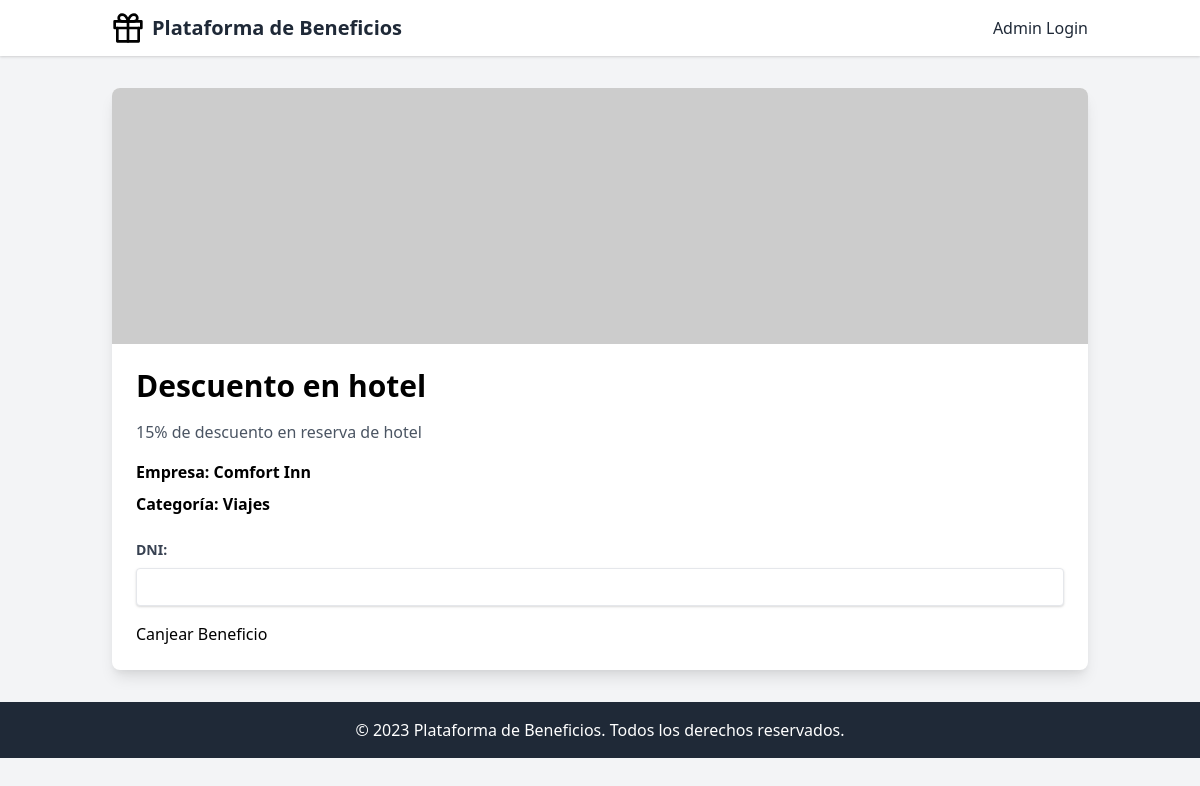
The app's page /benefit/7, older data.
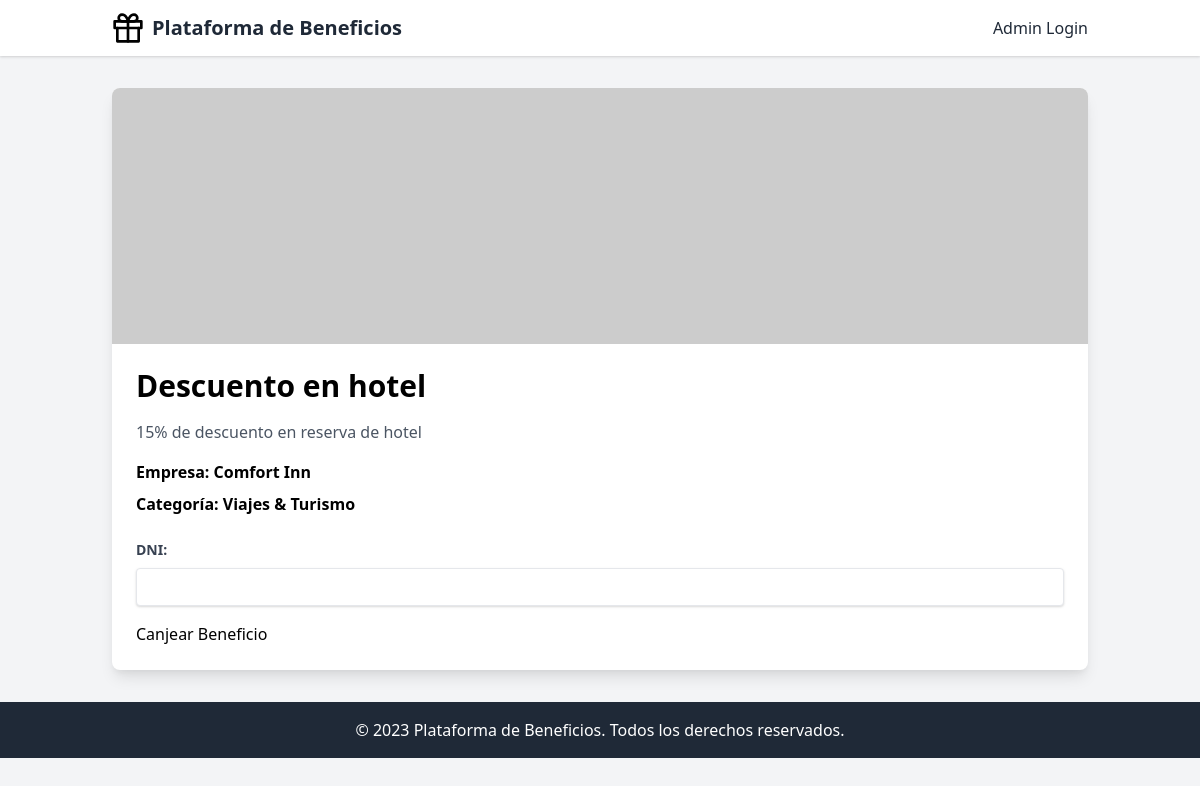
The same page, newer data.
### app/models.py (models this page shows)
class Category(db.Model):
    id = db.Column(db.Integer, primary_key=True)
    name = db.Column(db.String(64), index=True, unique=True)
    image_url = db.Column(db.String(256))
    benefits = db.relationship('Benefit', backref='category', lazy='dynamic')

### app/main/routes.py (the view)
@bp.route('/benefit/<int:id>')
def benefit(id):
    benefit = Benefit.query.get_or_404(id)
    return render_template('benefit.html', benefit=benefit)

### templates/benefit.html (shortened to what this page needs)
{% extends "base.html" %}
{% block content %}
<div class="bg-white shadow-lg rounded-lg overflow-hidden">
    <img src="{{ benefit.image_url }}" alt="{{ benefit.name }}" class="w-full h-64 object-cover">
    <div class="p-6">
        <h1 class="text-3xl font-bold mb-4">{{ benefit.name }}</h1>
        <p class="text-gray-600 mb-4">{{ benefit.description }}</p>
        <p class="font-semibold mb-2">Empresa: {{ benefit.company }}</p>
        <p class="font-semibold mb-4">Categoría: {{ benefit.category.name }}</p>
        <form class="redeem-form mt-6">
            <div class="mb-4">
                <label for="dni" class="block text-gray-700 text-sm font-bold mb-2">DNI:</label>
                <input type="text" id="dni" name="dni" required class="shadow appearance-none border rounded w-full py-2 px-3 text-gray-700 leading-tight focus:outline-none focus:shadow-outline">
            </div>
            <button type="submit" class="btn-primary">Canjear Beneficio</button>
        </form>
    </div>
</div>
{% endblock %}

Row changes from the older to the newer data that the page shows:
changed Category: category.name "Viajes" → "Viajes & Turismo"
